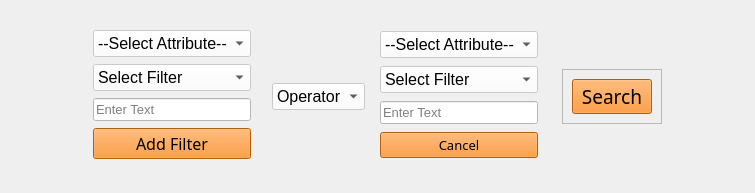
               <widget class="QWidget" name="page3">
                <layout class="QVBoxLayout" name="verticalLayout_15">
                 <item>
                  <widget class="QWidget" name="widget_12" native="true">
                   <layout class="QHBoxLayout" name="horizontalLayout_13">
                    <item>
                     <widget class="QWidget" name="spacer1" native="true">
                      <layout class="QVBoxLayout" name="verticalLayout_16">
                       <item>
                        <spacer name="horizontalSpacer_4">
                         <property name="orientation">
                          <enum>Qt::Horizontal</enum>
                         </property>
                         <property name="sizeHint" stdset="0">
                          <size>
                           <width>40</width>
                           <height>20</height>
                          </size>
                         </property>
                        </spacer>
                       </item>
                      </layout>
                     </widget>
                    </item>
                    <item>
                     <widget class="QWidget" name="attributePanel1" native="true">
                      <layout class="QVBoxLayout" name="verticalLayout_13">
                       <item>
                        <widget class="QComboBox" name="searchAttribute1">
                         <property name="font">
                          <font>
                           <pointsize>12</pointsize>
                          </font>
                         </property>
                         <property name="styleSheet">
                          <string notr="true">background-color: rgba(255, 255, 255, 0.7);</string>
                         </property>
                         <property name="editable">
                          <bool>false</bool>
                         </property>
                         <property name="currentIndex">
                          <number>0</number>
                         </property>
                         <item>
                          <property name="text">
                           <string>--Select Attribute--</string>
                          </property>
                         </item>
                         <item>
                          <property name="text">
                           <string>Title</string>
                          </property>
                         </item>
                         <item>
                          <property name="text">
                           <string>Year</string>
                          </property>
                         </item>
                         <item>
                          <property name="text">
                           <string>Certificate</string>
                          </property>
                         </item>
                         <item>
                          <property name="text">
                           <string>Director</string>
                          </property>
                         </item>
                         <item>
                          <property name="text">
                           <string>Rating</string>
                          </property>
                         </item>
                         <item>
                          <property name="text">
                           <string>Duration</string>
                          </property>
                         </item>
                         <item>
                          <property name="text">
                           <string>Votes</string>
                          </property>
                         </item>
                         <item>
                          <property name="text">
                           <string>Genre</string>
                          </property>
                         </item>
                        </widget>
                       </item>
                       <item>
                        <widget class="QComboBox" name="searchFilter1">
                         <property name="font">
                          <font>
                           <pointsize>12</pointsize>
                          </font>
                         </property>
                         <property name="styleSheet">
                          <string notr="true">background-color: rgba(255, 255, 255, 0.7);</string>
                         </property>
                         <item>
                          <property name="text">
                           <string>Select Filter</string>
                          </property>
                         </item>
                         <item>
                          <property name="text">
                           <string>Exact</string>
                          </property>
                         </item>
                         <item>
                          <property name="text">
                           <string>Starts with</string>
                          </property>
                         </item>
                         <item>
                          <property name="text">
                           <string>Ends with</string>
                          </property>
                         </item>
                         <item>
                          <property name="text">
                           <string>Contains</string>
                          </property>
                         </item>
                        </widget>
                       </item>
                       <item>
                        <widget class="QLineEdit" name="toCheckTxt1">
                         <property name="font">
                          <font>
                           <pointsize>10</pointsize>
                          </font>
                         </property>
                         <property name="styleSheet">
                          <string notr="true">background-color: rgb(255, 255, 255);
color: rgb(0, 0, 0);</string>
                         </property>
                         <property name="maxLength">
                          <number>100</number>
                         </property>
                         <property name="placeholderText">
                          <string>Enter Text</string>
                         </property>
                        </widget>
                       </item>
                       <item>
                        <widget class="QPushButton" name="addFilter">
                         <property name="font">
                          <font>
                           <family>Kristen ITC</family>
                           <pointsize>12</pointsize>
                          </font>
                         </property>
                         <property name="styleSheet">
                          <string notr="true">
QPushButton:hover{
background-color:rgb(255, 120, 20);
color: rgb(0,0,0);
}

QPushButton{
background-color:rgb(255, 132, 10);
color:rgb(0,0,0)
}</string>
                         </property>
                         <property name="text">
                          <string>Add Filter</string>
                         </property>
                        </widget>
                       </item>
                      </layout>
                     </widget>
                    </item>
                    <item>
                     <widget class="QWidget" name="widget_11" native="true"/>
                    </item>
                    <item>
                     <layout class="QHBoxLayout" name="anotherAttributePanel">
                      <item>
                       <widget class="QComboBox" name="operators">
                        <property name="font">
                         <font>
                          <pointsize>12</pointsize>
                         </font>
                        </property>
                        <property name="styleSheet">
                         <string notr="true">background-color: rgba(255, 255, 255, 0.7);</string>
                        </property>
                        <property name="editable">
                         <bool>false</bool>
                        </property>
                        <property name="currentIndex">
                         <number>0</number>
                        </property>
                        <item>
                         <property name="text">
                          <string>Operator</string>
                         </property>
                        </item>
                        <item>
                         <property name="text">
                          <string>or</string>
                         </property>
                        </item>
                        <item>
                         <property name="text">
                          <string>and</string>
                         </property>
                        </item>
                        <item>
                         <property name="text">
                          <string>not</string>
                         </property>
                        </item>
                       </widget>
                      </item>
                      <item>
                       <widget class="QWidget" name="anotherAttribute" native="true">
                        <layout class="QVBoxLayout" name="verticalLayout_11">
                         <item>
                          <widget class="QComboBox" name="searchAttribute2">
                           <property name="font">
                            <font>
                             <pointsize>12</pointsize>
                            </font>
                           </property>
                           <property name="styleSheet">
                            <string notr="true">background-color: rgba(255, 255, 255, 0.7);</string>
                           </property>
                           <property name="editable">
                            <bool>false</bool>
                           </property>
                           <property name="currentIndex">
                            <number>0</number>
                           </property>
                           <item>
                            <property name="text">
                             <string>--Select Attribute--</string>
                            </property>
                           </item>
                           <item>
                            <property name="text">
                             <string>Title</string>
                            </property>
                           </item>
                           <item>
                            <property name="text">
                             <string>Year</string>
                            </property>
                           </item>
                           <item>
                            <property name="text">
                             <string>Certificate</string>
                            </property>
                           </item>
                           <item>
                            <property name="text">
                             <string>Director</string>
                            </property>
                           </item>
                           <item>
                            <property name="text">
                             <string>Rating</string>
                            </property>
                           </item>
                           <item>
                            <property name="text">
                             <string>Duration</string>
                            </property>
                           </item>
                           <item>
                            <property name="text">
                             <string>Votes</string>
                            </property>
                           </item>
                           <item>
                            <property name="text">
                             <string>Genre</string>
                            </property>
                           </item>
                          </widget>
                         </item>
                         <item>
                          <widget class="QComboBox" name="searchFilter2">
                           <property name="font">
                            <font>
                             <pointsize>12</pointsize>
                            </font>
                           </property>
                           <property name="styleSheet">
                            <string notr="true">background-color: rgba(255, 255, 255, 0.7);</string>
                           </property>
                           <item>
                            <property name="text">
                             <string>Select Filter</string>
                            </property>
                           </item>
                           <item>
                            <property name="text">
                             <string>Exact</string>
                            </property>
                           </item>
                           <item>
                            <property name="text">
                             <string>Starts with</string>
                            </property>
                           </item>
                           <item>
                            <property name="text">
                             <string>Ends with</string>
                            </property>
                           </item>
                           <item>
                            <property name="text">
                             <string>Contains</string>
                            </property>
                           </item>
                          </widget>
                         </item>
                         <item>
                          <widget class="QLineEdit" name="toCheckTxt2">
                           <property name="font">
                            <font>
                             <pointsize>10</pointsize>
                            </font>
                           </property>
                           <property name="styleSheet">
                            <string notr="true">background-color: rgb(255, 255, 255);
color: rgb(0, 0, 0);</string>
                           </property>
                           <property name="maxLength">
                            <number>100</number>
                           </property>
                           <property name="placeholderText">
                            <string>Enter Text</string>
                           </property>
                          </widget>
                         </item>
                         <item>
                          <widget class="QPushButton" name="cancelBtn">
                           <property name="font">
                            <font>
                             <family>Kristen ITC</family>
                             <pointsize>10</pointsize>
                            </font>
                           </property>
                           <property name="styleSheet">
                            <string notr="true">QPushButton:hover{
background-color:rgb(255, 120, 20);
color: rgb(0,0,0);
}

QPushButton{
background-color:rgb(255, 132, 10);
color:rgb(0,0,0)
}</string>
                           </property>
                           <property name="text">
                            <string>Cancel</string>
                           </property>
                          </widget>
                         </item>
                        </layout>
                       </widget>
                      </item>
                     </layout>
                    </item>
                    <item>
                     <widget class="QWidget" name="widget_10" native="true">
                      <layout class="QVBoxLayout" name="verticalLayout_14">
                       <item>
                        <spacer name="verticalSpacer_4">
                         <property name="orientation">
                          <enum>Qt::Vertical</enum>
                         </property>
                         <property name="sizeHint" stdset="0">
                          <size>
                           <width>20</width>
                           <height>40</height>
                          </size>
                         </property>
                        </spacer>
                       </item>
                       <item>
                        <widget class="QFrame" name="frame">
                         <property name="frameShape">
                          <enum>QFrame::StyledPanel</enum>
                         </property>
                         <property name="frameShadow">
                          <enum>QFrame::Raised</enum>
                         </property>
                         <layout class="QHBoxLayout" name="horizontalLayout_8">
                          <item>
                           <widget class="QPushButton" name="searchBtn">
                            <property name="font">
                             <font>
                              <family>Kristen ITC</family>
                              <pointsize>14</pointsize>
                             </font>
                            </property>
                            <property name="styleSheet">
                             <string notr="true">
QPushButton:hover{
background-color:rgb(255, 120, 20);
color: rgb(0,0,0);
}

QPushButton{
background-color:rgb(255, 132, 10);
color:rgb(0,0,0)
}</string>
                            </property>
                            <property name="text">
                             <string>Search</string>
                            </property>
                           </widget>
                          </item>
                         </layout>
                        </widget>
                       </item>
                       <item>
                        <spacer name="verticalSpacer_5">
                         <property name="orientation">
                          <enum>Qt::Vertical</enum>
                         </property>
                         <property name="sizeHint" stdset="0">
                          <size>
                           <width>20</width>
                           <height>40</height>
                          </size>
                         </property>
                        </spacer>
                       </item>
                      </layout>
                     </widget>
                    </item>
                    <item>
                     <widget class="QWidget" name="widget_3" native="true">
                      <layout class="QVBoxLayout" name="verticalLayout_17">
                       <item>
                        <spacer name="horizontalSpacer_3">
                         <property name="orientation">
                          <enum>Qt::Horizontal</enum>
                         </property>
                         <property name="sizeHint" stdset="0">
                          <size>
                           <width>40</width>
                           <height>20</height>
                          </size>
                         </property>
                        </spacer>
                       </item>
                      </layout>
                     </widget>
                    </item>
                   </layout>
                  </widget>
                 </item>
                </layout>
               </widget>
